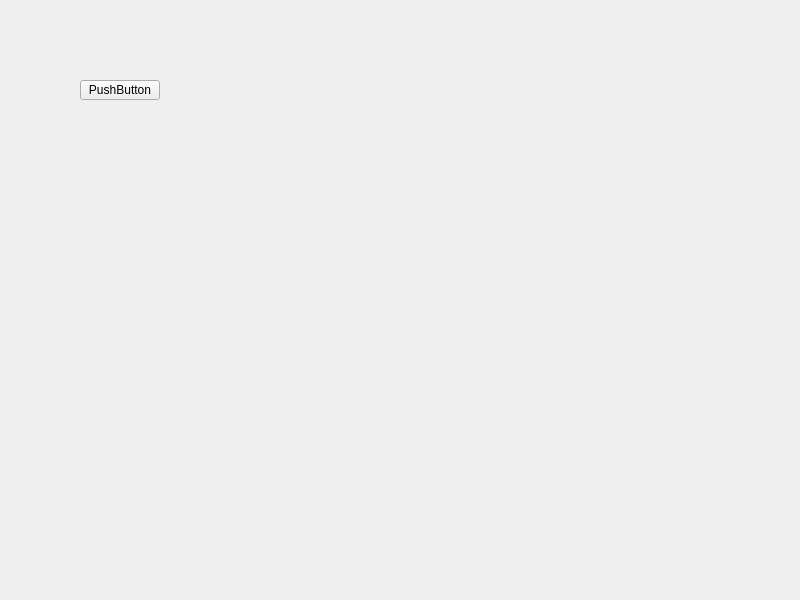
<?xml version="1.0" encoding="UTF-8"?>
<ui version="4.0">
 <class>Widget</class>
 <widget class="QWidget" name="Widget">
  <property name="geometry">
   <rect>
    <x>0</x>
    <y>0</y>
    <width>800</width>
    <height>600</height>
   </rect>
  </property>
  <property name="windowTitle">
   <string>Widget</string>
  </property>
  <widget class="QPushButton" name="my_pushButton">
   <property name="geometry">
    <rect>
     <x>80</x>
     <y>80</y>
     <width>80</width>
     <height>20</height>
    </rect>
   </property>
   <property name="text">
    <string>PushButton</string>
   </property>
  </widget>
 </widget>
 <resources/>
 <connections/>
</ui>
